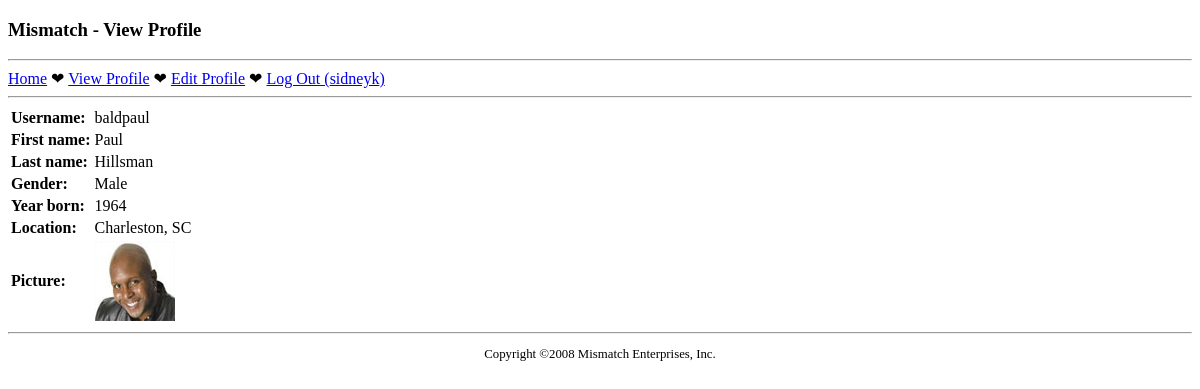
Page /WebProgrammingClass/mismatchfinal/viewprofile.php?user_id=10 (signed in) on the committed database.
### tables this page shows
CREATE TABLE `mismatch_user` (
  `user_id` INT AUTO_INCREMENT,
  `username` VARCHAR(32),
  `password` VARCHAR(40),
  `join_date` DATETIME,
  `first_name` VARCHAR(32),
  `last_name` VARCHAR(32),
  `gender` VARCHAR(1),
  `birthdate` DATE,
  `city` VARCHAR(32),
  `state` VARCHAR(2),
  `picture` VARCHAR(32),
  PRIMARY KEY (`user_id`)
);

### WebProgrammingClass/mismatchfinal/viewprofile.php (the view, shortened to what this page needs)
<?php
  require_once('header.php');
  require_once('navmenu.php');
  $dbc = mysqli_connect(DB_HOST, DB_USER, DB_PASSWORD, DB_NAME);
  if (!isset($_GET['user_id'])) {
    $query = "SELECT username, first_name, last_name, gender, birthdate, city, state, picture FROM mismatch_user WHERE user_id = '" . $_SESSION['user_id'] . "'";
  }
  else {
    $query = "SELECT username, first_name, last_name, gender, birthdate, city, state, picture FROM mismatch_user WHERE user_id = '" . $_GET['user_id'] . "'";
  }
  $data = mysqli_query($dbc, $query);
  if (mysqli_num_rows($data) == 1) {
    $row = mysqli_fetch_array($data);
    echo '<table>';
    if (!empty($row['username'])) {
      echo '<tr><td class="label">Username:</td><td>' . $row['username'] . '</td></tr>';
    }
    if (!empty($row['first_name'])) {
      echo '<tr><td class="label">First name:</td><td>' . $row['first_name'] . '</td></tr>';
    }
    if (!empty($row['last_name'])) {
      echo '<tr><td class="label">Last name:</td><td>' . $row['last_name'] . '</td></tr>';
    }
    if (!empty($row['gender'])) {
      echo '<tr><td class="label">Gender:</td><td>';
      if ($row['gender'] == 'M') {
        echo 'Male';
      }
      echo '</td></tr>';
    }
    if (!empty($row['birthdate'])) {
      if (!isset($_GET['user_id']) || ($_SESSION['user_id'] == $_GET['user_id'])) {
        echo '<tr><td class="label">Birthdate:</td><td>' . $row['birthdate'] . '</td></tr>';
      }
      else {
        list($year, $month, $day) = explode('-', $row['birthdate']);
        echo '<tr><td class="label">Year born:</td><td>' . $year . '</td></tr>';
      }
    }
    if (!empty($row['city']) || !empty($row['state'])) {
      echo '<tr><td class="label">Location:</td><td>' . $row['city'] . ', ' . $row['state'] . '</td></tr>';
    }
    if (!empty($row['picture'])) {
      echo '<tr><td class="label">Picture:</td><td><img src="' . MM_UPLOADPATH . $row['picture'] .
        '" alt="Profile Picture" /></td></tr>';
    }
    echo '</table>';
  }
  else {
    echo '<p class="error">There was a problem accessing your profile.</p>';
  }
?>
<?php
  require_once('footer.php');
?>

### WebProgrammingClass/mismatchfinal/style.css (style rules this page uses)
td.label { font-weight: bold; }

### rows in the picture
mismatch_user: username "baldpaul", first_name "Paul", last_name "Hillsman", city "Charleston", state "SC", picture (picture)

### other values in the picture
$page_title "View Profile"
$_SESSION['username'] "sidneyk"
$year "1964"
